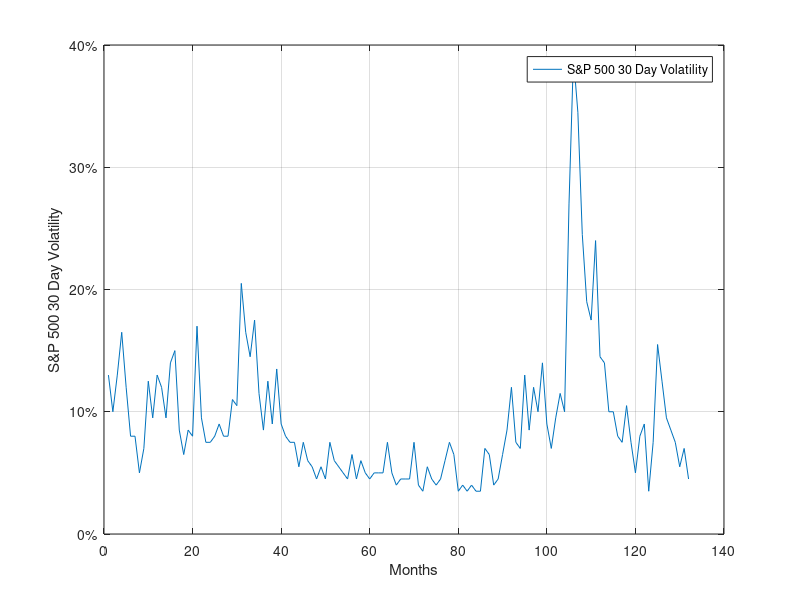

This chart was generated by the following MATLAB code: (Note: this script raises an error after producing the figure.)
function [  ] =volatility_plot( )
% This function plots the historical volatility of S&P 500 Index from 2000 to 2010
volatility=[26	20	26	33	24	16	16	10	14	25	19	26	24	19	28	30	17	13	17	16	34	19	15	15	16	18	16	16	22	21	41	33	29	35	23	17	25	18	27	18	16	15	15	11	15	12	11	9	11	9	15	12	11	10	9	13	9	12	10	9	10	10	10	15	10	8	9	9	9	15	8	7	11	9	8	9	12	15	13	7	8	7	8	7	7	14	13	8	9	13	17	24	15	14	26	17	24	20	28	18	14	19	23	20	54	78	69	49	38	35	48	29	28	20	20	16	15	21	15	10	16	18	7	15	31	25	19	17	15	11	14	9
];%This is the sample of data.
months=1:1:132;
plot(months,volatility)
xlabel('Months')
ylabel('S&P 500 30 Day Volatility')
legend('S&P 500 30 Day Volatility','Location','Best')

set(gca,'YTickLabel',{'0%','10%','20%','30%','40%','50%','60%','70%','80%','90%','100%'})
grid on
box on
boldify

set(gcf,'Color','w')
export_fig('volatility.eps')

end

